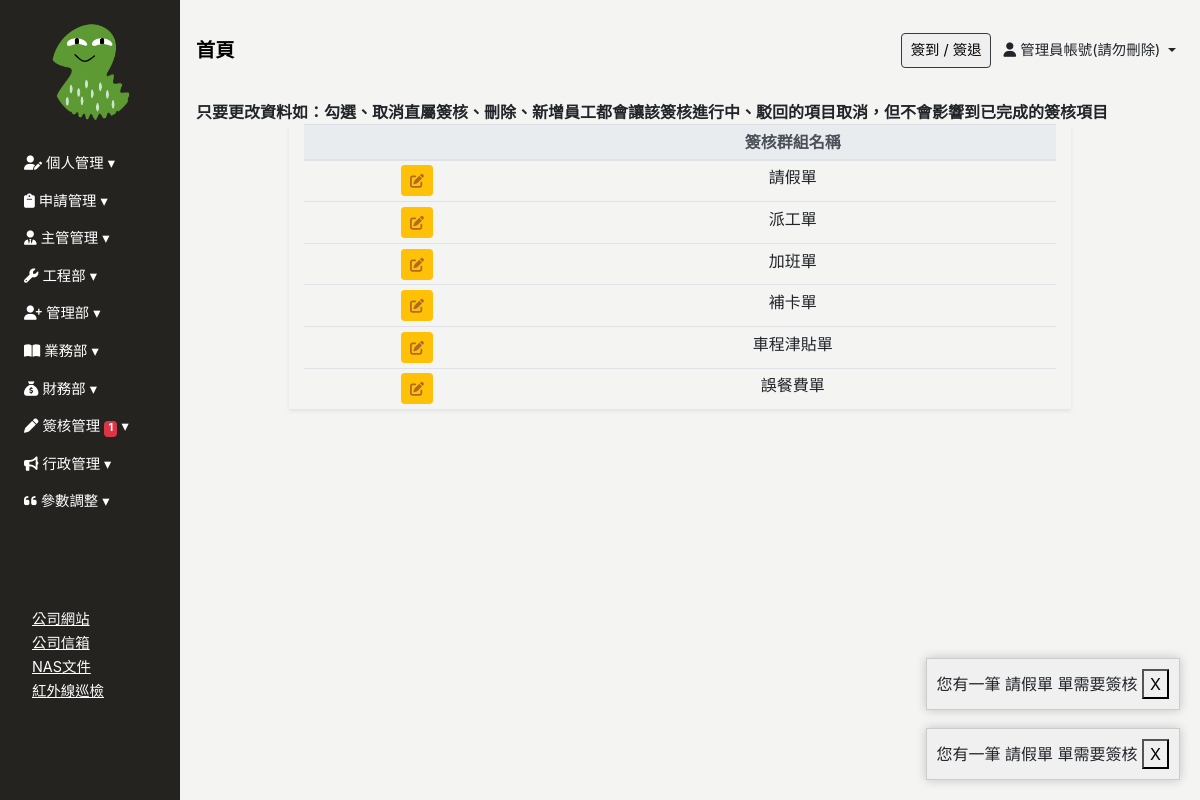
The app's page /approval_group (signed in) with its own data.
### Backend/models.py (models this page shows, shortened)
class ModifiedModel(models.Model):
    modified_by = models.ForeignKey("Employee", on_delete=models.SET_NULL, null=True, blank=True)
    created_date = models.DateField(default=timezone.now,verbose_name='建立日期')
    update_date = models.DateField(auto_now=True, verbose_name='更新日期')
    class Meta:
        abstract = True

class Employee(ModifiedModel):
    GENDER_CHOICES = [
        ('M', '男'),
        ('F', '女'),
    ]
    BLOOD_TYPE_CHOICES = [
        ('A', 'A型'),
        ('B', 'B型'),
        ('AB','AB型'),
        ('O', 'O型'),
    ]
    MARITAL_STATUS_CHOICES = [
        ('M', '已婚'),
        ('S', '未婚'),
        ('D', '離異'),
    ]
    MILITARY_STATUS_CHOICES = [
        ('M', '義務役'),
        ('E', '免服役'),
        ('A', '替代役'),
    ]
    user = models.OneToOneField(User, null=True, blank=True, on_delete=models.CASCADE)
    profile_image = models.ImageField(upload_to='employee_profile/', blank=True, null=True, default='employee_profile/default_profile.png', verbose_name='員工照片')
    location_city = models.CharField(max_length=4, choices=LOCATION_CHOICES, null=True, blank=True, verbose_name='居住城市(用於計算)')
    uploaded_files = models.ManyToManyField(UploadedFile,blank=True,  related_name="userfile")
    annualleaves = models.ManyToManyField(AnnualLeave,blank=True,  related_name="AnnualLeave_user")
    full_name = models.CharField(max_length=30, null=True, blank=True, verbose_name='員工名稱')
    employee_id	 = models.CharField(max_length=30, blank=True,verbose_name='員工編號')
    departments = models.ForeignKey('Department', on_delete=models.SET_NULL, blank=True, null=True, related_name='employees', verbose_name='部門名稱')# 你可以通过department.employees.all()访问一个部门的所有员工。
    position = models.CharField(max_length=30, null=True, blank=True, verbose_name='職稱')
    phone_number = models.CharField(max_length=20, null=True, blank=True,verbose_name='手機號碼')
    contact_number = models.CharField(max_length=20, null=True, blank=True,verbose_name='聯絡電話(報價單顯示)')
    start_work_date = models.DateField(null=True, blank=True, verbose_name='到職日期')
    id_number = models.CharField(max_length=20, null=True, blank=True, verbose_name='身份證字號')
    birthday = models.DateField(null=True, blank=True, verbose_name='出生日期')
    gender = models.CharField(max_length=1, choices=GENDER_CHOICES, null=True, blank=True, verbose_name='性別')
    blood_type = models.CharField(max_length=2, choices=BLOOD_TYPE_CHOICES, null=True, blank=True, verbose_name='血型')
    birth_place = models.CharField(max_length=100, null=True, blank=True, verbose_name='出生地')
    marital_status = models.CharField(max_length=1, choices=MARITAL_STATUS_CHOICES, null=True, blank=True, verbose_name='婚姻狀況')
    military_status = models.CharField(max_length=1, choices=MILITARY_STATUS_CHOICES, null=True, blank=True, verbose_name='兵役狀況')
    permanent_address = models.CharField(max_length=50, null=True, blank=True, verbose_name='戶籍地址')
    current_address_city = models.CharField(max_length=50, null=True, blank=True, verbose_name='現居地址縣市')
    current_address = models.CharField(max_length=50, null=True, blank=True, verbose_name='現居地址')
    location = models.CharField(max_length=50, null=True, blank=True, verbose_name='所在地')
    company_email = models.EmailField(null=True, blank=True, verbose_name='公司E_Mail')
    personal_email = models.EmailField(null=True, blank=True, verbose_name='個人E_Mail(報價單顯示)')
    emergency_contact = models.CharField(max_length=50, null=True, blank=True, verbose_name='緊急聯絡人1')
    emergency_contact_relations = models.CharField(max_length=50, null=True, blank=True, verbose_name='關係1')
    emergency_contact_phone = models.CharField(max_length=20, null=True, blank=True, verbose_name='聯絡人電話1')
    default_salary = models.PositiveIntegerField(default=26000, null=True, blank=True, verbose_name="基本薪資")
    job_addition = models.PositiveIntegerField(default=0, null=True, blank=True, verbose_name="職務加給")
    phone_addition = models.PositiveIntegerField(default=0, null=True, blank=True, verbose_name="手機加給")
    certificates_addition = models.PositiveIntegerField(default=0, null=True, blank=True, verbose_name="證照加給")
    labor_protection = models.PositiveIntegerField(default=0, null=True, blank=True, verbose_name="勞保級距")
    health_insurance = models.PositiveIntegerField(default=0, null=True, blank=True, verbose_name="健保級距")
    labor_pension_moeny = models.PositiveIntegerField(default=6, null=True, blank=True, verbose_name="勞退級距")
    labor_pension = models.PositiveIntegerField(default=6, null=True, blank=True, verbose_name="勞退比例(%)")
    class Meta:
        verbose_name = "員工"   # 單數
        verbose_name_plural = verbose_name   #複數
    @classmethod
    def active_users(cls):
        return cls.objects.filter(user__is_active=True) .exclude(user__username="admin")
    def __str__(self):
        return f"{self.full_name}"

class Approval_Target(models.Model):
    STATUS_CHOICES = [
        ('Project_Employee_Assign', '派工單'),
        ('Leave_Application', '請假單'),
        ('Work_Overtime_Application', '加班單'), #這個value會對應下面的value
        ('Clock_Correction_Application', '補卡單'),
        ('Travel_Application', '車程津貼單'),
        ('Miss_Food_Application', '誤餐費單'),
    ]
    name =models.CharField(max_length=30,verbose_name="表單名稱",choices=STATUS_CHOICES)
    approval_order = models.JSONField(null=True, verbose_name="員工簽核順序")#儲存員工ID、各自主管(X)
    class Meta:
        verbose_name = '簽核流程管理'
        verbose_name_plural = verbose_name
    def employeeid_to_employee(self):
        employee_array = []
        for approval_order_id in self.approval_order:
            if approval_order_id !="x":
                employee = Employee.objects.get(id=approval_order_id)
                employee_array.append(employee)
        return employee_array

class SysMessage(models.Model):
    Target_user = models.ForeignKey("Employee", related_name="sys_messages", on_delete=models.SET_NULL, null=True, blank=True, verbose_name='顯示對象')
    content = models.TextField(verbose_name='內容')
    watch = models.BooleanField(default=False,verbose_name='已看過')
    class Meta:
        verbose_name = '系統消息'
        verbose_name_plural = verbose_name

### Frontend/views.py (the view)
# urls.py: path('approval_group', login_required(views.Approval_Group.as_view()), name="Approval_Group"),
class Approval_Group(UserPassesTestMixin,ListView):
    model = Approval_Target
    template_name = 'approval_group/approval_group.html'
    context_object_name = 'approval_group'
    def test_func(self):
        return Check_Permissions(self.request.user,"簽核流程管理")
    def get_context_data(self, **kwargs):
        context = super().get_context_data(**kwargs)
        context["employees"] = Employee.active_users()
        return context

### Frontend/templates/approval_group/approval_group.html (shortened to what this page needs)
{% extends 'base/base_dashboard.html' %}
{% block import %}
{% load static%}
<link rel="stylesheet" href="{% static 'css/approval_group/approval_group.css' %}">
{% endblock %}
{% block main %}
<div class="main px-3">
    <strong>只要更改資料如：勾選、取消直屬簽核、刪除、新增員工都會讓該簽核進行中、駁回的項目取消，但不會影響到已完成的簽核項目</strong>
    <div class="approval_group_table container">
        <div class="col-12 col-md-10 mx-auto shadow-sm table-responsive-lg">
            <table class="table table-sm table-hover text-center">
                <thead class="thead-light">
                    <tr class="text-nowrap">
                        <th></th>
                        <th>簽核群組名稱</th>
                    </tr>
                </thead>
                <tbody>
                    {% for a in approval_group %}
                    <tr>
                        <td>
                            <a onclick="sendApprovalGroup('{{a.id}}')" type="button" data-url="approval_group" data-id="{{ a.id }}"
                                class="btn btn-sm btn-warning " data-toggle="modal"
                             ><i class="fas fa-edit"></i></a>
                        </td>
                        <td data-toggle="collapse" data-target="#sub-row-{{ a.id }}">
                            {{ a.get_name_display }}
                        </td>
                    </tr>
                    {% endfor %}
                </tbody>
            </table>
        </div>
    </div>
</div>
{% endblock %}

### Frontend/templates/base/base_dashboard.html (shortened to what this page needs)
<!DOCTYPE html>
<html lang="zh-Hant">
<head>
    <link rel="stylesheet" href="https://stackpath.bootstrapcdn.com/bootstrap/4.2.1/css/bootstrap.min.css"
>
    <link rel="stylesheet" href="https://cdnjs.cloudflare.com/ajax/libs/font-awesome/6.4.0/css/all.min.css">
    <link href="https://unpkg.com/bootstrap-table@1.22.1/dist/bootstrap-table.min.css" rel="stylesheet">
    <link href="https://cdn.rawgit.com/harvesthq/chosen/gh-pages/chosen.min.css" rel="stylesheet" />
    {% load static%}
    <link rel="stylesheet" href="{% static 'css/base/base.css' %}">
    <link rel="stylesheet" href="{% static 'css/index/index-login.css' %}">
    <link href="https://cdn.jsdelivr.net/npm/select2@4.1.0-rc.0/dist/css/select2.min.css" rel="stylesheet" />
    {% block import %}
    {% endblock %}
</head>
<body>
    {% include 'base/sidebar.html' %}
    {% include 'base/header.html' %}
    {% block main %}
    {% endblock %}
    {% for sys_message in sys_messages %}
    <div class="sys-message-popup" data-message-id="{{ sys_message.id }}" style="bottom: {{ sys_message.bottom }}px;">
        <span id="sys-message-content">{{ sys_message.content }}</span>
        <button class="sys-close-button">X</button>
    </div>
    {% endfor %}
</body>
<link href="https://cdn.jsdelivr.net/npm/sweetalert2@11.7.16/dist/sweetalert2.min.css
" rel="stylesheet">
</html>

### Frontend/templates/base/sidebar.html (shortened to what this page needs)
{% load tz %}
{% load custom_tags %}
{% load static%}
<div class="sidebar pl-2 collapse width show" id="sidebarCollapse">
    <div class="sidebar-img w-50 mx-auto pt-4">
        <img src="{{ request.user.employee.profile_image.url }}" class="img-fluid" style="border-radius: 50%;object-fit: cover;" >
    </div>
    <ul class="nav flex-column mt-4" id="sidebarMenu">
        <li class="nav-item">
            <a class="nav-link collapsed" href="#" data-target="#calendarCollapse" data-toggle="collapse">
                <i class="fa-solid fa-user-pen" style="color: #ffffff;"></i> 個人管理
            </a>
        </li>
        <li class="nav-item">
            <a class="nav-link collapsed" href="#" data-target="#applicationCollapse" data-toggle="collapse">
                <i class="fa-solid fa-clipboard" style="color: #ffffff;"></i> 申請管理
            </a>
        </li>
        {% if user|in_group_T_or_F:"主管" or pass_test_func %}
        <li class="nav-item">
            <a class="nav-link collapsed" href="#" data-target="#directorCollapse" data-toggle="collapse"
                aria-expanded="false" aria-controls="directorCollapse">
                <i class="fa-solid fa-user-tie" style="color: #ffffff;"></i> 主管管理
            </a>
        </li>
        {% endif %}
        {% if user|in_group_T_or_F:"工程" or pass_test_func %}
        <li class="nav-item">
            <a class="nav-link collapsed" href="#" data-target="#engineerCollapse" data-toggle="collapse"
                aria-expanded="false" aria-controls="engineerCollapse">
                <i class="fa-solid fa-wrench" style="color: #ffffff;"></i> 工程部
            </a>
        </li>
        {% endif %}
        {% if user|in_group_T_or_F:"簽核流程管理" or user|in_group_T_or_F:"管理部" or user|in_group_T_or_F:"員工出勤" or pass_test_func %}
        <li class="nav-item">
            <a class="nav-link collapsed" href="#" data-target="#personnelCollapse" data-toggle="collapse"
                aria-expanded="false" aria-controls="personnelCollapse">
                <i class="fa-solid fa-user-plus" style="color: #ffffff;"></i> 管理部
            </a>
        </li>
        {% endif %}
        {% if user|in_group_T_or_F:"業務" or pass_test_func %}
        <li class="nav-item">
            <a class="nav-link collapsed" href="#" data-target="#salesCollapse" data-toggle="collapse"
                aria-expanded="false" aria-controls="salesCollapse">
                <i class="fa-solid fa-book-open" style="color: #ffffff;"></i> 業務部
            </a>
        </li>
        {% endif %}
        {% if user|in_group_T_or_F:"財務部" or pass_test_func %}
        <li class="nav-item">
            <a class="nav-link collapsed" href="#financialCollapse" data-toggle="collapse" aria-expanded="false"
                aria-controls="financialCollapse">
                <i class="fa-solid fa-sack-dollar" style="color: #ffffff;"></i> 財務部
            </a>
        </li>
        {% endif %}
        <li class="nav-item">
            <a class="nav-link collapsed" href="#approvalCollapse" data-toggle="collapse" aria-expanded="false"
                aria-controls="approvalCollapse">
                <i class="fa-solid fa-pen" style="color: #ffffff;"></i> 簽核管理
                {% if approval_count > 0 %}
                <span class="badge badge-danger">{{ approval_count }}</span>
                {% endif %}
            </a>
        </li>
        {% if user|in_group_T_or_F:"公告" or pass_test_func %}
        <li class="nav-item">
            <a class="nav-link collapsed" href="#newsCollapse" data-toggle="collapse" aria-expanded="false"
                aria-controls="newsCollapse">
                <i class="fa-solid fa-bullhorn" style="color: #ffffff;"></i> 行政管理
            </a>
        </li>
        {% endif %}
        {% if pass_test_func or  user|in_group_T_or_F:"參數管理"  %}
        <li class="nav-item">
            <a class="nav-link collapsed" href="#OP" data-toggle="collapse" aria-expanded="false" aria-controls="OP">
                <i class="fa-solid fa-quote-left" style="color: #ffffff;"></i> 參數調整
            </a>
        </li>
        {% endif %}
        <li class="nav-item" style="margin-top: 50%;">
            <ul class="nav flex-column ml-4">
                <li>
                    <a href="https://web.hocom.tw/h/index?key=aqurz" type="button" style="text-decoration: underline;">公司網站</a>
                </li>
                <li>
                    <a href="http://211.75.230.86/webmail-cgi/XwebMail?_task=login&_remove=1" type="button" style="text-decoration: underline;">公司信箱</a>
                </li>
                <li>
                    <a href="https://211.75.230.87:5001/#/signin" type="button" style="text-decoration: underline;">NAS文件</a>
                </li>
                <li>
                    <a href="https://www.wgi.tw:5557/logout" type="button" style="text-decoration: underline;">紅外線巡檢</a>
                </li>
            </ul>
        </li>
    </ul>
</div>

### Frontend/templates/base/header.html (shortened to what this page needs)
<header class="d-flex justify-content-between align-items-center px-3">
    <div>
        <a href="{% url 'index' %}" style="color: #000; text-decoration: none;">
            <span class="font-weight-bold" style="font-size: clamp(1rem, 2vw, 1.2rem);">
                首頁
            </span>
        </a>
    </div>
    <div>
        <button type="button" class="display-none border border-dark rounded mr-2" data-toggle="modal" data-target="#clock-inout" @click="catchDateTime">
            簽到 / 簽退
        </button>
        <span class="display-none dropdown-toggle mr-2 employee_full_name" data-toggle="dropdown">
            <i class="fa-solid fa-user"></i> {{ request.user.employee.full_name }}
        </span>
    </div>
</header>
{% load static %}

### records on screen
Approval_Target: name "請假單"
Approval_Target: name "派工單"
Approval_Target: name "加班單"
Approval_Target: name "補卡單"
Approval_Target: name "車程津貼單"
Approval_Target: name "誤餐費單"
SysMessage: content "您有一筆 請假單 單需要簽核"
SysMessage: content "您有一筆 請假單 單需要簽核"

### other values on screen
{{ approval_count }} "1"
{{ request.user.employee.full_name }} "管理員帳號(請勿刪除)"
